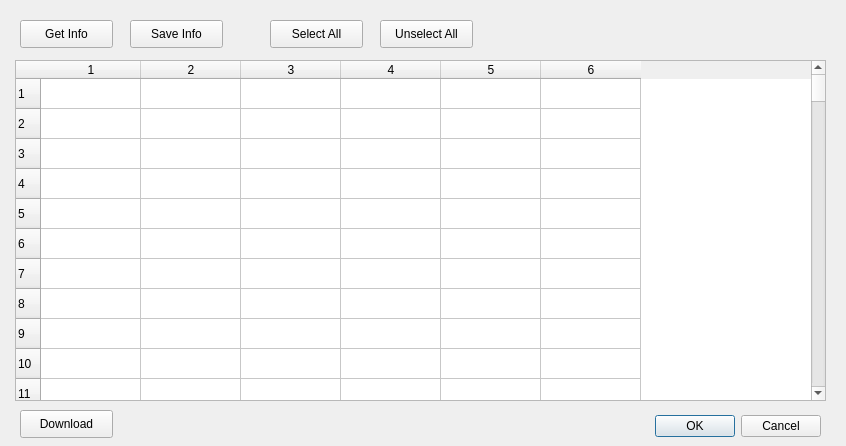
<?xml version="1.0" encoding="UTF-8"?>
<ui version="4.0">
 <class>GeodataAPICollectionDialogBase</class>
 <widget class="QDialog" name="GeodataAPICollectionDialogBase">
  <property name="geometry">
   <rect>
    <x>0</x>
    <y>0</y>
    <width>846</width>
    <height>446</height>
   </rect>
  </property>
  <property name="windowTitle">
   <string>FHR Data</string>
  </property>
  <widget class="QDialogButtonBox" name="button_box">
   <property name="geometry">
    <rect>
     <x>620</x>
     <y>410</y>
     <width>201</width>
     <height>32</height>
    </rect>
   </property>
   <property name="orientation">
    <enum>Qt::Horizontal</enum>
   </property>
   <property name="standardButtons">
    <set>QDialogButtonBox::Cancel|QDialogButtonBox::Ok</set>
   </property>
  </widget>
  <widget class="QPushButton" name="pushButton">
   <property name="geometry">
    <rect>
     <x>20</x>
     <y>410</y>
     <width>93</width>
     <height>28</height>
    </rect>
   </property>
   <property name="text">
    <string>Download</string>
   </property>
  </widget>
  <widget class="QPushButton" name="pushButton_2">
   <property name="geometry">
    <rect>
     <x>130</x>
     <y>20</y>
     <width>93</width>
     <height>28</height>
    </rect>
   </property>
   <property name="text">
    <string>Save Info</string>
   </property>
  </widget>
  <widget class="QTableWidget" name="tableWidget">
   <property name="geometry">
    <rect>
     <x>15</x>
     <y>60</y>
     <width>811</width>
     <height>341</height>
    </rect>
   </property>
   <property name="editTriggers">
    <set>QAbstractItemView::NoEditTriggers</set>
   </property>
   <property name="tabKeyNavigation">
    <bool>false</bool>
   </property>
   <property name="showDropIndicator" stdset="0">
    <bool>false</bool>
   </property>
   <property name="dragDropOverwriteMode">
    <bool>false</bool>
   </property>
   <property name="rowCount">
    <number>400</number>
   </property>
   <property name="columnCount">
    <number>6</number>
   </property>
   <row/>
   <row/>
   <row/>
   <row/>
   <row/>
   <row/>
   <row/>
   <row/>
   <row/>
   <row/>
   <row/>
   <row/>
   <row/>
   <row/>
   <row/>
   <row/>
   <row/>
   <row/>
   <row/>
   <row/>
   <row/>
   <row/>
   <row/>
   <row/>
   <row/>
   <row/>
   <row/>
   <row/>
   <row/>
   <row/>
   <row/>
   <row/>
   <row/>
   <row/>
   <row/>
   <row/>
   <row/>
   <row/>
   <row/>
   <row/>
   <row/>
   <row/>
   <row/>
   <row/>
   <row/>
   <row/>
   <row/>
   <row/>
   <row/>
   <row/>
   <row/>
   <row/>
   <row/>
   <row/>
   <row/>
   <row/>
   <row/>
   <row/>
   <row/>
   <row/>
   <row/>
   <row/>
   <row/>
   <row/>
   <row/>
   <row/>
   <row/>
   <row/>
   <row/>
   <row/>
   <row/>
   <row/>
   <row/>
   <row/>
   <row/>
   <row/>
   <row/>
   <row/>
   <row/>
   <row/>
   <row/>
   <row/>
   <row/>
   <row/>
   <row/>
   <row/>
   <row/>
   <row/>
   <row/>
   <row/>
   <row/>
   <row/>
   <row/>
   <row/>
   <row/>
   <row/>
   <row/>
   <row/>
   <row/>
   <row/>
   <row/>
   <row/>
   <row/>
   <row/>
   <row/>
   <row/>
   <row/>
   <row/>
   <row/>
   <row/>
   <row/>
   <row/>
   <row/>
   <row/>
   <row/>
   <row/>
   <row/>
   <row/>
   <row/>
   <row/>
   <row/>
   <row/>
   <row/>
   <row/>
   <row/>
   <row/>
   <row/>
   <row/>
   <row/>
   <row/>
   <row/>
   <row/>
   <row/>
   <row/>
   <row/>
   <row/>
   <row/>
   <row/>
   <row/>
   <row/>
   <row/>
   <row/>
   <row/>
   <row/>
   <row/>
   <row/>
   <row/>
   <row/>
   <row/>
   <row/>
   <row/>
   <row/>
   <row/>
   <row/>
   <row/>
   <row/>
   <row/>
   <row/>
   <row/>
   <row/>
   <row/>
   <row/>
   <row/>
   <row/>
   <row/>
   <row/>
   <row/>
   <row/>
   <row/>
   <row/>
   <row/>
   <row/>
   <row/>
   <row/>
   <row/>
   <row/>
   <row/>
   <row/>
   <row/>
   <row/>
   <row/>
   <row/>
   <row/>
   <row/>
   <row/>
   <row/>
   <row/>
   <row/>
   <row/>
   <row/>
   <row/>
   <row/>
   <row/>
   <row/>
   <row/>
   <row/>
   <row/>
   <row/>
   <row/>
   <row/>
   <row/>
   <row/>
   <row/>
   <row/>
   <row/>
   <row/>
   <row/>
   <row/>
   <row/>
   <row/>
   <row/>
   <row/>
   <row/>
   <row/>
   <row/>
   <row/>
   <row/>
   <row/>
   <row/>
   <row/>
   <row/>
   <row/>
   <row/>
   <row/>
   <row/>
   <row/>
   <row/>
   <row/>
   <row/>
   <row/>
   <row/>
   <row/>
   <row/>
   <row/>
   <row/>
   <row/>
   <row/>
   <row/>
   <row/>
   <row/>
   <row/>
   <row/>
   <row/>
   <row/>
   <row/>
   <row/>
   <row/>
   <row/>
   <row/>
   <row/>
   <row/>
   <row/>
   <row/>
   <row/>
   <row/>
   <row/>
   <row/>
   <row/>
   <row/>
   <row/>
   <row/>
   <row/>
   <row/>
   <row/>
   <row/>
   <row/>
   <row/>
   <row/>
   <row/>
   <row/>
   <row/>
   <row/>
   <row/>
   <row/>
   <row/>
   <row/>
   <row/>
   <row/>
   <row/>
   <row/>
   <row/>
   <row/>
   <row/>
   <row/>
   <row/>
   <row/>
   <row/>
   <row/>
   <row/>
   <row/>
   <row/>
   <row/>
   <row/>
   <row/>
   <row/>
   <row/>
   <row/>
   <row/>
   <row/>
   <row/>
   <row/>
   <row/>
   <row/>
   <row/>
   <row/>
   <row/>
   <row/>
   <row/>
   <row/>
   <row/>
   <row/>
   <row/>
   <row/>
   <row/>
   <row/>
   <row/>
   <row/>
   <row/>
   <row/>
   <row/>
   <row/>
   <row/>
   <row/>
   <row/>
   <row/>
   <row/>
   <row/>
   <row/>
   <row/>
   <row/>
   <row/>
   <row/>
   <row/>
   <row/>
   <row/>
   <row/>
   <row/>
   <row/>
   <row/>
   <row/>
   <row/>
   <row/>
   <row/>
   <row/>
   <row/>
   <row/>
   <row/>
   <row/>
   <row/>
   <row/>
   <row/>
   <row/>
   <row/>
   <row/>
   <row/>
   <row/>
   <row/>
   <row/>
   <row/>
   <row/>
   <row/>
   <row/>
   <row/>
   <row/>
   <row/>
   <row/>
   <row/>
   <row/>
   <row/>
   <row/>
   <row/>
   <row/>
   <row/>
   <row/>
   <row/>
   <row/>
   <row/>
   <row/>
   <row/>
   <row/>
   <row/>
   <row/>
   <row/>
   <row/>
   <row/>
   <row/>
   <row/>
   <row/>
   <row/>
   <row/>
   <row/>
   <row/>
   <row/>
   <row/>
   <row/>
   <row/>
   <row/>
   <row/>
   <row/>
   <row/>
   <column/>
   <column/>
   <column/>
   <column/>
   <column/>
   <column/>
  </widget>
  <widget class="QPushButton" name="pushButton_3">
   <property name="geometry">
    <rect>
     <x>20</x>
     <y>20</y>
     <width>93</width>
     <height>28</height>
    </rect>
   </property>
   <property name="text">
    <string>Get Info</string>
   </property>
  </widget>
  <widget class="QPushButton" name="pushButton_4">
   <property name="geometry">
    <rect>
     <x>270</x>
     <y>20</y>
     <width>93</width>
     <height>28</height>
    </rect>
   </property>
   <property name="text">
    <string>Select All</string>
   </property>
  </widget>
  <widget class="QPushButton" name="pushButton_5">
   <property name="geometry">
    <rect>
     <x>380</x>
     <y>20</y>
     <width>93</width>
     <height>28</height>
    </rect>
   </property>
   <property name="text">
    <string>Unselect All</string>
   </property>
  </widget>
 </widget>
 <resources/>
 <connections>
  <connection>
   <sender>button_box</sender>
   <signal>accepted()</signal>
   <receiver>GeodataAPICollectionDialogBase</receiver>
   <slot>accept()</slot>
   <hints>
    <hint type="sourcelabel">
     <x>20</x>
     <y>20</y>
    </hint>
    <hint type="destinationlabel">
     <x>20</x>
     <y>20</y>
    </hint>
   </hints>
  </connection>
  <connection>
   <sender>button_box</sender>
   <signal>rejected()</signal>
   <receiver>GeodataAPICollectionDialogBase</receiver>
   <slot>reject()</slot>
   <hints>
    <hint type="sourcelabel">
     <x>20</x>
     <y>20</y>
    </hint>
    <hint type="destinationlabel">
     <x>20</x>
     <y>20</y>
    </hint>
   </hints>
  </connection>
 </connections>
</ui>
